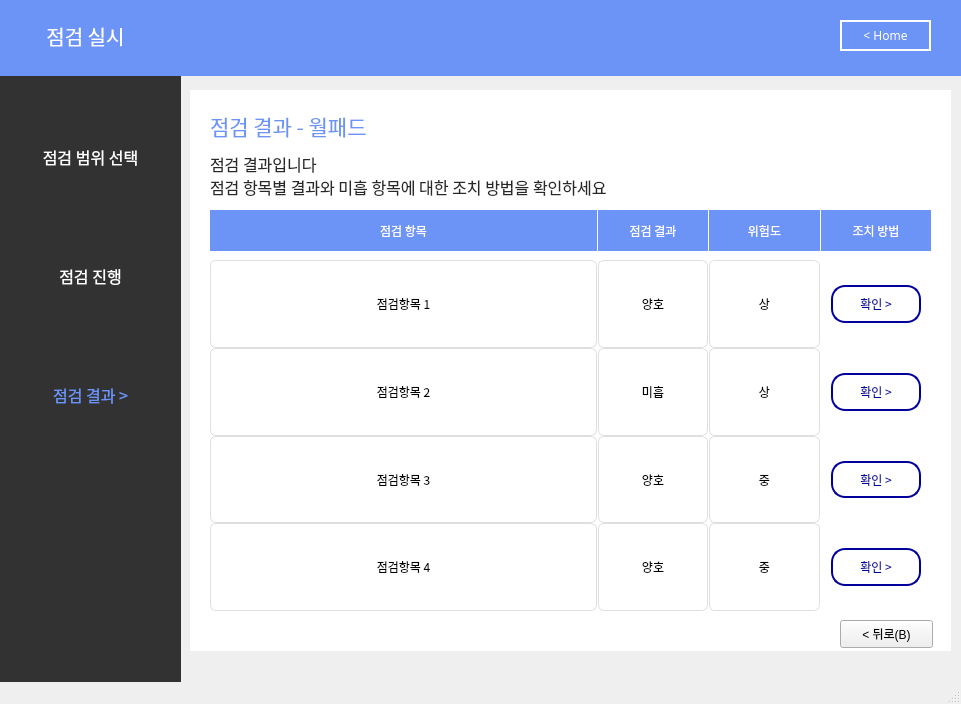
<?xml version="1.0" encoding="UTF-8"?>
<ui version="4.0">
 <class>MainWindow</class>
 <widget class="QMainWindow" name="MainWindow">
  <property name="geometry">
   <rect>
    <x>0</x>
    <y>0</y>
    <width>961</width>
    <height>704</height>
   </rect>
  </property>
  <property name="windowTitle">
   <string>MainWindow</string>
  </property>
  <widget class="QWidget" name="centralwidget">
   <widget class="QLabel" name="label_7">
    <property name="geometry">
     <rect>
      <x>-10</x>
      <y>-5</y>
      <width>1021</width>
      <height>81</height>
     </rect>
    </property>
    <property name="font">
     <font>
      <family>Gmarket Sans TTF</family>
      <pointsize>11</pointsize>
      <weight>50</weight>
      <bold>false</bold>
      <kerning>true</kerning>
     </font>
    </property>
    <property name="autoFillBackground">
     <bool>false</bool>
    </property>
    <property name="styleSheet">
     <string notr="true">background-color: rgb(108, 147, 246);
border-color: rgb(0, 0, 0);</string>
    </property>
    <property name="text">
     <string/>
    </property>
    <property name="scaledContents">
     <bool>false</bool>
    </property>
   </widget>
   <widget class="QLabel" name="label_8">
    <property name="geometry">
     <rect>
      <x>20</x>
      <y>10</y>
      <width>131</width>
      <height>51</height>
     </rect>
    </property>
    <property name="font">
     <font>
      <family>AppleSDGothicNeoM00</family>
      <pointsize>15</pointsize>
     </font>
    </property>
    <property name="styleSheet">
     <string notr="true">color : rgb(255, 255, 255)</string>
    </property>
    <property name="text">
     <string>점검 실시</string>
    </property>
    <property name="alignment">
     <set>Qt::AlignCenter</set>
    </property>
   </widget>
   <widget class="QLabel" name="label_5">
    <property name="geometry">
     <rect>
      <x>-10</x>
      <y>70</y>
      <width>191</width>
      <height>701</height>
     </rect>
    </property>
    <property name="font">
     <font>
      <family>Gmarket Sans TTF</family>
      <pointsize>16</pointsize>
      <weight>50</weight>
      <bold>false</bold>
      <kerning>true</kerning>
     </font>
    </property>
    <property name="autoFillBackground">
     <bool>false</bool>
    </property>
    <property name="styleSheet">
     <string notr="true">background-color: rgb(50, 50, 50);
border-color: rgb(0, 0, 0);</string>
    </property>
    <property name="text">
     <string/>
    </property>
    <property name="scaledContents">
     <bool>false</bool>
    </property>
    <property name="alignment">
     <set>Qt::AlignCenter</set>
    </property>
   </widget>
   <widget class="QWidget" name="verticalLayoutWidget">
    <property name="geometry">
     <rect>
      <x>10</x>
      <y>100</y>
      <width>161</width>
      <height>351</height>
     </rect>
    </property>
    <layout class="QVBoxLayout" name="verticalLayout">
     <item>
      <widget class="QLabel" name="label">
       <property name="font">
        <font>
         <family>AppleSDGothicNeoM00</family>
         <pointsize>12</pointsize>
         <weight>50</weight>
         <bold>false</bold>
        </font>
       </property>
       <property name="autoFillBackground">
        <bool>false</bool>
       </property>
       <property name="styleSheet">
        <string notr="true">color:rgb(255,255,255)</string>
       </property>
       <property name="text">
        <string>점검 범위 선택</string>
       </property>
       <property name="alignment">
        <set>Qt::AlignCenter</set>
       </property>
      </widget>
     </item>
     <item>
      <widget class="QLabel" name="label_2">
       <property name="font">
        <font>
         <family>AppleSDGothicNeoM00</family>
         <pointsize>12</pointsize>
        </font>
       </property>
       <property name="autoFillBackground">
        <bool>false</bool>
       </property>
       <property name="styleSheet">
        <string notr="true">color:rgb(255,255,255)</string>
       </property>
       <property name="text">
        <string>점검 진행</string>
       </property>
       <property name="alignment">
        <set>Qt::AlignCenter</set>
       </property>
      </widget>
     </item>
     <item>
      <widget class="QLabel" name="label_4">
       <property name="font">
        <font>
         <family>AppleSDGothicNeoM00</family>
         <pointsize>12</pointsize>
        </font>
       </property>
       <property name="autoFillBackground">
        <bool>false</bool>
       </property>
       <property name="styleSheet">
        <string notr="true">color:rgb(108, 147, 246)</string>
       </property>
       <property name="text">
        <string>점검 결과 &gt;</string>
       </property>
       <property name="alignment">
        <set>Qt::AlignCenter</set>
       </property>
      </widget>
     </item>
    </layout>
   </widget>
   <widget class="QPushButton" name="pushButton_3">
    <property name="geometry">
     <rect>
      <x>840</x>
      <y>20</y>
      <width>91</width>
      <height>31</height>
     </rect>
    </property>
    <property name="font">
     <font>
      <family>AppleSDGothicNeoM00</family>
      <pointsize>9</pointsize>
      <weight>50</weight>
      <bold>false</bold>
     </font>
    </property>
    <property name="cursor">
     <cursorShape>PointingHandCursor</cursorShape>
    </property>
    <property name="autoFillBackground">
     <bool>false</bool>
    </property>
    <property name="styleSheet">
     <string notr="true">background-color : rgb(108, 147, 246);
color : rgb(255,255,255);
border: 2px solid rgb(255,255,255)</string>
    </property>
    <property name="text">
     <string>&lt; Home</string>
    </property>
    <property name="autoDefault">
     <bool>false</bool>
    </property>
    <property name="default">
     <bool>false</bool>
    </property>
    <property name="flat">
     <bool>false</bool>
    </property>
   </widget>
   <widget class="QLabel" name="label_6">
    <property name="geometry">
     <rect>
      <x>190</x>
      <y>90</y>
      <width>761</width>
      <height>561</height>
     </rect>
    </property>
    <property name="font">
     <font>
      <family>Gmarket Sans TTF</family>
      <pointsize>16</pointsize>
      <weight>50</weight>
      <bold>false</bold>
      <kerning>true</kerning>
     </font>
    </property>
    <property name="autoFillBackground">
     <bool>false</bool>
    </property>
    <property name="styleSheet">
     <string notr="true">background-color: rgb(255,255,255);
border-color: rgb(0, 0, 0);</string>
    </property>
    <property name="text">
     <string/>
    </property>
    <property name="scaledContents">
     <bool>false</bool>
    </property>
    <property name="alignment">
     <set>Qt::AlignCenter</set>
    </property>
   </widget>
   <widget class="QLabel" name="label_9">
    <property name="geometry">
     <rect>
      <x>210</x>
      <y>110</y>
      <width>241</width>
      <height>31</height>
     </rect>
    </property>
    <property name="font">
     <font>
      <family>AppleSDGothicNeoM00</family>
      <pointsize>16</pointsize>
     </font>
    </property>
    <property name="autoFillBackground">
     <bool>false</bool>
    </property>
    <property name="styleSheet">
     <string notr="true">color:rgb(108,147,246)</string>
    </property>
    <property name="text">
     <string>점검 결과 - 월패드</string>
    </property>
    <property name="alignment">
     <set>Qt::AlignLeading|Qt::AlignLeft|Qt::AlignVCenter</set>
    </property>
   </widget>
   <widget class="QLabel" name="label_10">
    <property name="geometry">
     <rect>
      <x>210</x>
      <y>150</y>
      <width>661</width>
      <height>51</height>
     </rect>
    </property>
    <property name="font">
     <font>
      <family>AppleSDGothicNeoM00</family>
      <pointsize>12</pointsize>
     </font>
    </property>
    <property name="autoFillBackground">
     <bool>false</bool>
    </property>
    <property name="styleSheet">
     <string notr="true">color:rgb(40,40,40)</string>
    </property>
    <property name="text">
     <string>점검 결과입니다
점검 항목별 결과와 미흡 항목에 대한 조치 방법을 확인하세요</string>
    </property>
    <property name="alignment">
     <set>Qt::AlignLeading|Qt::AlignLeft|Qt::AlignVCenter</set>
    </property>
   </widget>
   <widget class="QWidget" name="gridLayoutWidget">
    <property name="geometry">
     <rect>
      <x>210</x>
      <y>260</y>
      <width>721</width>
      <height>351</height>
     </rect>
    </property>
    <layout class="QGridLayout" name="gridLayout" columnstretch="7,2,2,2" rowminimumheight="0,0,0,0,0">
     <property name="sizeConstraint">
      <enum>QLayout::SetDefaultConstraint</enum>
     </property>
     <property name="leftMargin">
      <number>0</number>
     </property>
     <property name="topMargin">
      <number>0</number>
     </property>
     <property name="horizontalSpacing">
      <number>1</number>
     </property>
     <property name="verticalSpacing">
      <number>0</number>
     </property>
     <item row="2" column="0">
      <widget class="QLabel" name="label_16">
       <property name="font">
        <font>
         <family>AppleSDGothicNeoM00</family>
        </font>
       </property>
       <property name="styleSheet">
        <string notr="true">border: 1px solid rgb(223, 223, 223);
border-radius: 6px</string>
       </property>
       <property name="text">
        <string>점검항목 2</string>
       </property>
       <property name="alignment">
        <set>Qt::AlignCenter</set>
       </property>
      </widget>
     </item>
     <item row="2" column="2">
      <widget class="QLabel" name="label_20">
       <property name="font">
        <font>
         <family>AppleSDGothicNeoM00</family>
        </font>
       </property>
       <property name="styleSheet">
        <string notr="true">border: 1px solid rgb(223, 223, 223);
border-radius: 6px</string>
       </property>
       <property name="text">
        <string>상</string>
       </property>
       <property name="alignment">
        <set>Qt::AlignCenter</set>
       </property>
      </widget>
     </item>
     <item row="0" column="2">
      <widget class="QLabel" name="label_23">
       <property name="font">
        <font>
         <family>AppleSDGothicNeoM00</family>
        </font>
       </property>
       <property name="styleSheet">
        <string notr="true">border: 1px solid rgb(223, 223, 223);
border-radius: 6px</string>
       </property>
       <property name="text">
        <string>상</string>
       </property>
       <property name="alignment">
        <set>Qt::AlignCenter</set>
       </property>
      </widget>
     </item>
     <item row="0" column="0">
      <widget class="QLabel" name="label_3">
       <property name="font">
        <font>
         <family>AppleSDGothicNeoM00</family>
        </font>
       </property>
       <property name="styleSheet">
        <string notr="true">border: 1px solid rgb(223, 223, 223);
border-radius: 6px</string>
       </property>
       <property name="text">
        <string>점검항목 1</string>
       </property>
       <property name="alignment">
        <set>Qt::AlignCenter</set>
       </property>
      </widget>
     </item>
     <item row="0" column="1">
      <widget class="QLabel" name="label_22">
       <property name="font">
        <font>
         <family>AppleSDGothicNeoM00</family>
        </font>
       </property>
       <property name="styleSheet">
        <string notr="true">border: 1px solid rgb(223, 223, 223);
border-radius: 6px</string>
       </property>
       <property name="text">
        <string>양호</string>
       </property>
       <property name="alignment">
        <set>Qt::AlignCenter</set>
       </property>
      </widget>
     </item>
     <item row="3" column="2">
      <widget class="QLabel" name="label_25">
       <property name="font">
        <font>
         <family>AppleSDGothicNeoM00</family>
        </font>
       </property>
       <property name="styleSheet">
        <string notr="true">border: 1px solid rgb(223, 223, 223);
border-radius: 6px</string>
       </property>
       <property name="text">
        <string>중</string>
       </property>
       <property name="alignment">
        <set>Qt::AlignCenter</set>
       </property>
      </widget>
     </item>
     <item row="4" column="0">
      <widget class="QLabel" name="label_19">
       <property name="font">
        <font>
         <family>AppleSDGothicNeoM00</family>
        </font>
       </property>
       <property name="styleSheet">
        <string notr="true">border: 1px solid rgb(223, 223, 223);
border-radius: 6px</string>
       </property>
       <property name="text">
        <string>점검항목 4</string>
       </property>
       <property name="alignment">
        <set>Qt::AlignCenter</set>
       </property>
      </widget>
     </item>
     <item row="4" column="2">
      <widget class="QLabel" name="label_32">
       <property name="font">
        <font>
         <family>AppleSDGothicNeoM00</family>
        </font>
       </property>
       <property name="styleSheet">
        <string notr="true">border: 1px solid rgb(223, 223, 223);
border-radius: 6px</string>
       </property>
       <property name="text">
        <string>중</string>
       </property>
       <property name="alignment">
        <set>Qt::AlignCenter</set>
       </property>
      </widget>
     </item>
     <item row="3" column="0">
      <widget class="QLabel" name="label_11">
       <property name="font">
        <font>
         <family>AppleSDGothicNeoM00</family>
        </font>
       </property>
       <property name="styleSheet">
        <string notr="true">border: 1px solid rgb(223, 223, 223);
border-radius: 6px</string>
       </property>
       <property name="text">
        <string>점검항목 3</string>
       </property>
       <property name="alignment">
        <set>Qt::AlignCenter</set>
       </property>
      </widget>
     </item>
     <item row="2" column="1">
      <widget class="QLabel" name="label_15">
       <property name="font">
        <font>
         <family>AppleSDGothicNeoM00</family>
        </font>
       </property>
       <property name="styleSheet">
        <string notr="true">border: 1px solid rgb(223, 223, 223);
border-radius: 6px</string>
       </property>
       <property name="text">
        <string>미흡</string>
       </property>
       <property name="alignment">
        <set>Qt::AlignCenter</set>
       </property>
      </widget>
     </item>
     <item row="3" column="1">
      <widget class="QLabel" name="label_12">
       <property name="font">
        <font>
         <family>AppleSDGothicNeoM00</family>
        </font>
       </property>
       <property name="styleSheet">
        <string notr="true">border: 1px solid rgb(223, 223, 223);
border-radius: 6px</string>
       </property>
       <property name="text">
        <string>양호</string>
       </property>
       <property name="alignment">
        <set>Qt::AlignCenter</set>
       </property>
      </widget>
     </item>
     <item row="4" column="1">
      <widget class="QLabel" name="label_29">
       <property name="font">
        <font>
         <family>AppleSDGothicNeoM00</family>
        </font>
       </property>
       <property name="styleSheet">
        <string notr="true">border: 1px solid rgb(223, 223, 223);
border-radius: 6px</string>
       </property>
       <property name="text">
        <string>양호</string>
       </property>
       <property name="alignment">
        <set>Qt::AlignCenter</set>
       </property>
      </widget>
     </item>
     <item row="0" column="3">
      <layout class="QVBoxLayout" name="verticalLayout_2">
       <property name="spacing">
        <number>7</number>
       </property>
       <item>
        <widget class="QPushButton" name="pushButton_6">
         <property name="sizePolicy">
          <sizepolicy hsizetype="Minimum" vsizetype="Minimum">
           <horstretch>0</horstretch>
           <verstretch>0</verstretch>
          </sizepolicy>
         </property>
         <property name="sizeIncrement">
          <size>
           <width>0</width>
           <height>0</height>
          </size>
         </property>
         <property name="font">
          <font>
           <family>AppleSDGothicNeoM00</family>
           <pointsize>9</pointsize>
          </font>
         </property>
         <property name="cursor">
          <cursorShape>PointingHandCursor</cursorShape>
         </property>
         <property name="layoutDirection">
          <enum>Qt::LeftToRight</enum>
         </property>
         <property name="styleSheet">
          <string notr="true">background-color : rgb(255,255,255);
color : rgb(0, 0, 157);
border: 2px solid rgb(0, 0, 157);
margin-left:10px;
margin-right:10px;
margin-top:25px;
margin-bottom:25px;
border-radius:14px</string>
         </property>
         <property name="text">
          <string>확인 &gt;</string>
         </property>
         <property name="iconSize">
          <size>
           <width>9</width>
           <height>20</height>
          </size>
         </property>
        </widget>
       </item>
      </layout>
     </item>
     <item row="2" column="3">
      <widget class="QPushButton" name="pushButton_7">
       <property name="sizePolicy">
        <sizepolicy hsizetype="Minimum" vsizetype="Minimum">
         <horstretch>0</horstretch>
         <verstretch>0</verstretch>
        </sizepolicy>
       </property>
       <property name="sizeIncrement">
        <size>
         <width>0</width>
         <height>0</height>
        </size>
       </property>
       <property name="font">
        <font>
         <family>AppleSDGothicNeoM00</family>
         <pointsize>9</pointsize>
        </font>
       </property>
       <property name="cursor">
        <cursorShape>PointingHandCursor</cursorShape>
       </property>
       <property name="layoutDirection">
        <enum>Qt::LeftToRight</enum>
       </property>
       <property name="styleSheet">
        <string notr="true">background-color : rgb(255,255,255);
color : rgb(0, 0, 157);
border: 2px solid rgb(0, 0, 157);
margin-left:10px;
margin-right:10px;
margin-top:25px;
margin-bottom:25px;
border-radius:14px</string>
       </property>
       <property name="text">
        <string>확인 &gt;</string>
       </property>
       <property name="iconSize">
        <size>
         <width>9</width>
         <height>20</height>
        </size>
       </property>
      </widget>
     </item>
     <item row="3" column="3">
      <widget class="QPushButton" name="pushButton_8">
       <property name="sizePolicy">
        <sizepolicy hsizetype="Minimum" vsizetype="Minimum">
         <horstretch>0</horstretch>
         <verstretch>0</verstretch>
        </sizepolicy>
       </property>
       <property name="sizeIncrement">
        <size>
         <width>0</width>
         <height>0</height>
        </size>
       </property>
       <property name="font">
        <font>
         <family>AppleSDGothicNeoM00</family>
         <pointsize>9</pointsize>
        </font>
       </property>
       <property name="cursor">
        <cursorShape>PointingHandCursor</cursorShape>
       </property>
       <property name="layoutDirection">
        <enum>Qt::LeftToRight</enum>
       </property>
       <property name="styleSheet">
        <string notr="true">background-color : rgb(255,255,255);
color : rgb(0, 0, 157);
border: 2px solid rgb(0, 0, 157);
margin-left:10px;
margin-right:10px;
margin-top:25px;
margin-bottom:25px;
border-radius:14px</string>
       </property>
       <property name="text">
        <string>확인 &gt;</string>
       </property>
       <property name="iconSize">
        <size>
         <width>9</width>
         <height>20</height>
        </size>
       </property>
      </widget>
     </item>
     <item row="4" column="3">
      <widget class="QPushButton" name="pushButton_9">
       <property name="sizePolicy">
        <sizepolicy hsizetype="Minimum" vsizetype="Minimum">
         <horstretch>0</horstretch>
         <verstretch>0</verstretch>
        </sizepolicy>
       </property>
       <property name="sizeIncrement">
        <size>
         <width>0</width>
         <height>0</height>
        </size>
       </property>
       <property name="font">
        <font>
         <family>AppleSDGothicNeoM00</family>
         <pointsize>9</pointsize>
        </font>
       </property>
       <property name="cursor">
        <cursorShape>PointingHandCursor</cursorShape>
       </property>
       <property name="layoutDirection">
        <enum>Qt::LeftToRight</enum>
       </property>
       <property name="styleSheet">
        <string notr="true">background-color : rgb(255,255,255);
color : rgb(0, 0, 157);
border: 2px solid rgb(0, 0, 157);
margin-left:10px;
margin-right:10px;
margin-top:25px;
margin-bottom:25px;
border-radius:14px</string>
       </property>
       <property name="text">
        <string>확인 &gt;</string>
       </property>
       <property name="iconSize">
        <size>
         <width>9</width>
         <height>20</height>
        </size>
       </property>
      </widget>
     </item>
    </layout>
   </widget>
   <widget class="QWidget" name="horizontalLayoutWidget">
    <property name="geometry">
     <rect>
      <x>210</x>
      <y>210</y>
      <width>721</width>
      <height>41</height>
     </rect>
    </property>
    <layout class="QHBoxLayout" name="horizontalLayout" stretch="7,2,2,2">
     <property name="spacing">
      <number>1</number>
     </property>
     <property name="topMargin">
      <number>0</number>
     </property>
     <item>
      <widget class="QLabel" name="label_13">
       <property name="font">
        <font>
         <family>AppleSDGothicNeoM00</family>
         <pointsize>9</pointsize>
         <weight>50</weight>
         <bold>false</bold>
        </font>
       </property>
       <property name="styleSheet">
        <string notr="true">border: 1px solid rgb(108,147,246);
background-color: rgb(108,147,246);
color: rgb(255, 255, 255)</string>
       </property>
       <property name="text">
        <string>점검 항목</string>
       </property>
       <property name="alignment">
        <set>Qt::AlignCenter</set>
       </property>
      </widget>
     </item>
     <item>
      <widget class="QLabel" name="label_14">
       <property name="font">
        <font>
         <family>AppleSDGothicNeoM00</family>
         <pointsize>9</pointsize>
         <weight>50</weight>
         <bold>false</bold>
        </font>
       </property>
       <property name="styleSheet">
        <string notr="true">border: 1px solid rgb(108,147,246);
background-color: rgb(108,147,246);
color: rgb(255, 255, 255)</string>
       </property>
       <property name="text">
        <string>점검 결과</string>
       </property>
       <property name="alignment">
        <set>Qt::AlignCenter</set>
       </property>
      </widget>
     </item>
     <item>
      <widget class="QLabel" name="label_17">
       <property name="font">
        <font>
         <family>AppleSDGothicNeoM00</family>
         <pointsize>9</pointsize>
         <weight>50</weight>
         <bold>false</bold>
        </font>
       </property>
       <property name="styleSheet">
        <string notr="true">border: 1px solid rgb(108,147,246);
background-color: rgb(108,147,246);
color: rgb(255, 255, 255)</string>
       </property>
       <property name="text">
        <string>위험도</string>
       </property>
       <property name="alignment">
        <set>Qt::AlignCenter</set>
       </property>
      </widget>
     </item>
     <item>
      <widget class="QLabel" name="label_18">
       <property name="font">
        <font>
         <family>AppleSDGothicNeoM00</family>
         <pointsize>9</pointsize>
         <weight>50</weight>
         <bold>false</bold>
        </font>
       </property>
       <property name="styleSheet">
        <string notr="true">border: 1px solid rgb(108,147,246);
background-color: rgb(108,147,246);
color: rgb(255, 255, 255)</string>
       </property>
       <property name="text">
        <string>조치 방법</string>
       </property>
       <property name="alignment">
        <set>Qt::AlignCenter</set>
       </property>
      </widget>
     </item>
    </layout>
   </widget>
   <widget class="QPushButton" name="pushButton_2">
    <property name="geometry">
     <rect>
      <x>840</x>
      <y>620</y>
      <width>93</width>
      <height>28</height>
     </rect>
    </property>
    <property name="text">
     <string>&lt; 뒤로(B)</string>
    </property>
   </widget>
   <zorder>label_6</zorder>
   <zorder>label_5</zorder>
   <zorder>label_7</zorder>
   <zorder>label_8</zorder>
   <zorder>verticalLayoutWidget</zorder>
   <zorder>pushButton_3</zorder>
   <zorder>label_9</zorder>
   <zorder>label_10</zorder>
   <zorder>gridLayoutWidget</zorder>
   <zorder>horizontalLayoutWidget</zorder>
   <zorder>pushButton_2</zorder>
  </widget>
  <widget class="QMenuBar" name="menubar">
   <property name="geometry">
    <rect>
     <x>0</x>
     <y>0</y>
     <width>961</width>
     <height>21</height>
    </rect>
   </property>
  </widget>
  <widget class="QStatusBar" name="statusbar"/>
 </widget>
 <resources/>
 <connections/>
</ui>
